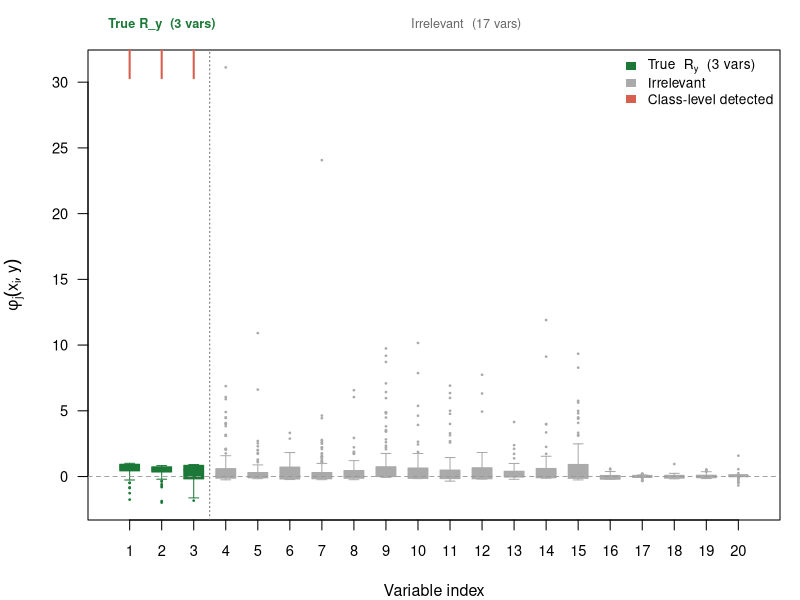
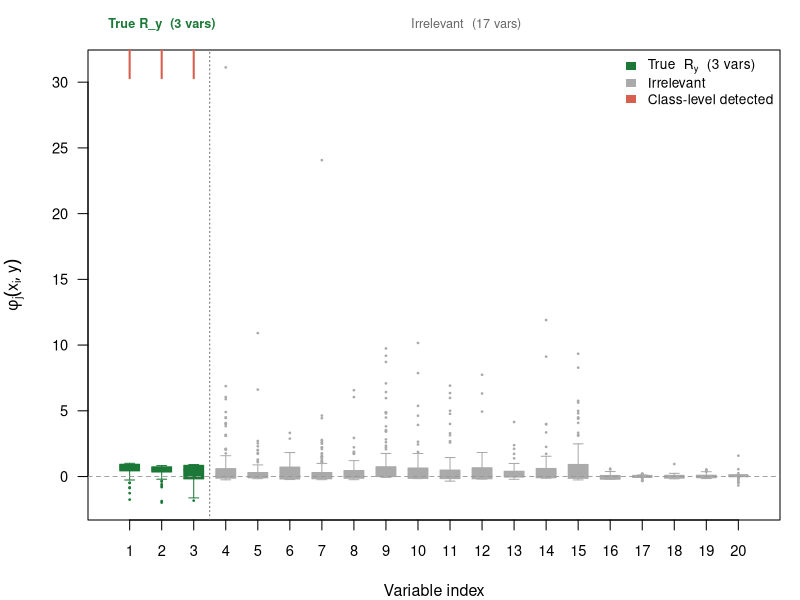

Write R code to recreate these figures, in order.
# N3_figure.R — improved boxplot for Study 5

FIGURES_DIR <- file.path("..", "manuscript", "figures")
DATA_DIR    <- file.path("..", "data")
set.seed(1 * 999 + 42)
C  <- 5L; D <- 20L; N_Y <- 150L; N_TEST <- 100L
DETECT_TAU <- -1.5
R_Y <- rep(3L, C)
rel_start <- cumsum(c(1L, R_Y[-C]))
REL_SETS  <- lapply(1:C, function(y) rel_start[y]:(rel_start[y] + R_Y[y] - 1L))

bw_silverman <- function(x) {
  s <- sd(x); if (s < 1e-12) return(1e-6)
  1.06 * s * length(x)^(-0.2)
}

gen_data <- function(n_y, n_test) {
  train <- lapply(1:C, function(y) {
    X <- matrix(rnorm(n_y * D), nrow = n_y, ncol = D)
    X[, REL_SETS[[y]]] <- matrix(rnorm(n_y * R_Y[y], mean = 0.5, sd = 0.5),
                                  nrow = n_y, ncol = R_Y[y])
    X
  })
  test <- lapply(1:C, function(y) {
    X <- matrix(rnorm(n_test * D), nrow = n_test, ncol = D)
    X[, REL_SETS[[y]]] <- matrix(rnorm(n_test * R_Y[y], mean = 0.5, sd = 0.5),
                                  nrow = n_test, ncol = R_Y[y])
    X
  })
  list(train = train, test = test)
}

per_obs_contrast <- function(xi, y, train_list, bw_sil) {
  sapply(1:D, function(j) {
    log_vals <- sapply(1:C, function(yp) {
      x_tr <- train_list[[yp]][, j]
      h    <- bw_sil[yp, j]
      mean(dnorm((xi[j] - x_tr) / h) / h)
    })
    log_vals_safe <- log(pmax(log_vals, 1e-300))
    log_vals_safe[y] - mean(log_vals_safe[-y])
  })
}

detect_class_level <- function(train_list) {
  bw_sil <- matrix(0, C, D)
  for (y in 1:C) bw_sil[y,] <- apply(train_list[[y]], 2L, bw_silverman)
  detected <- matrix(0L, C, D)
  for (j in 1:D) {
    hj <- bw_sil[, j]; sj <- sd(hj)
    if (sj < 1e-10) next
    zj <- (hj - mean(hj)) / sj
    detected[, j] <- as.integer(zj < DETECT_TAU)
  }
  detected
}

dat1 <- gen_data(N_Y, N_TEST)
bw_sil1 <- matrix(0, C, D)
for (y in 1:C) bw_sil1[y,] <- apply(dat1$train[[y]], 2L, bw_silverman)
phi_c1 <- t(apply(dat1$test[[1]], 1, function(xi)
  per_obs_contrast(xi, 1L, dat1$train, bw_sil1)))
cl_det1    <- detect_class_level(dat1$train)
relevant_c1 <- which(cl_det1[1,] == 1L)

col_rel   <- "#1b7837"
col_irrel <- "#aaaaaa"
box_cols  <- ifelse(1:D %in% REL_SETS[[1]], col_rel, col_irrel)

do_plot <- function() {
  par(mar = c(4, 4.4, 2.5, 1))
  boxplot(phi_c1, at = 1:D, col = box_cols, border = box_cols,
          xlab = "Variable index", ylab = expression(phi[j](x[i], y)),
          main = "",
          whisklty = 1, outpch = 20, outcex = 0.35, outcol = box_cols,
          cex.axis = 0.88, cex.lab = 0.96, las = 1, boxwex = 0.62)
  abline(h = 0, col = "grey60", lty = 2, lwd = 0.9)
  abline(v = 3.5, col = "grey40", lty = 3, lwd = 1.0)
  # group labels at top
  mtext("True R_y  (3 vars)", side = 3, at = 2, cex = 0.76, line = 0.9,
        col = col_rel, font = 2)
  mtext("Irrelevant  (17 vars)", side = 3, at = 11.5, cex = 0.76, line = 0.9,
        col = "grey40")
  rug(relevant_c1, side = 3, ticksize = 0.06, col = "#d6604d", lwd = 2)
  legend("topright", bty = "n", cex = 0.82,
         legend = c(expression("True "~R[y]~" (3 vars)"),
                    "Irrelevant",
                    "Class-level detected"),
         fill   = c(col_rel, col_irrel, "#d6604d"),
         border = NA)
}

fig_path <- file.path(FIGURES_DIR, "N3_contrast.eps")
postscript(fig_path, width = 8.5, height = 4.2,
           horizontal = FALSE, onefile = FALSE, paper = "special")
do_plot()
dev.off()
cat("EPS saved:", fig_path, "\n")

pdf_path <- file.path(FIGURES_DIR, "N3_contrast-eps-converted-to.pdf")
pdf(pdf_path, width = 8.5, height = 4.2)
do_plot()
dev.off()
cat("PDF saved:", pdf_path, "\n")
